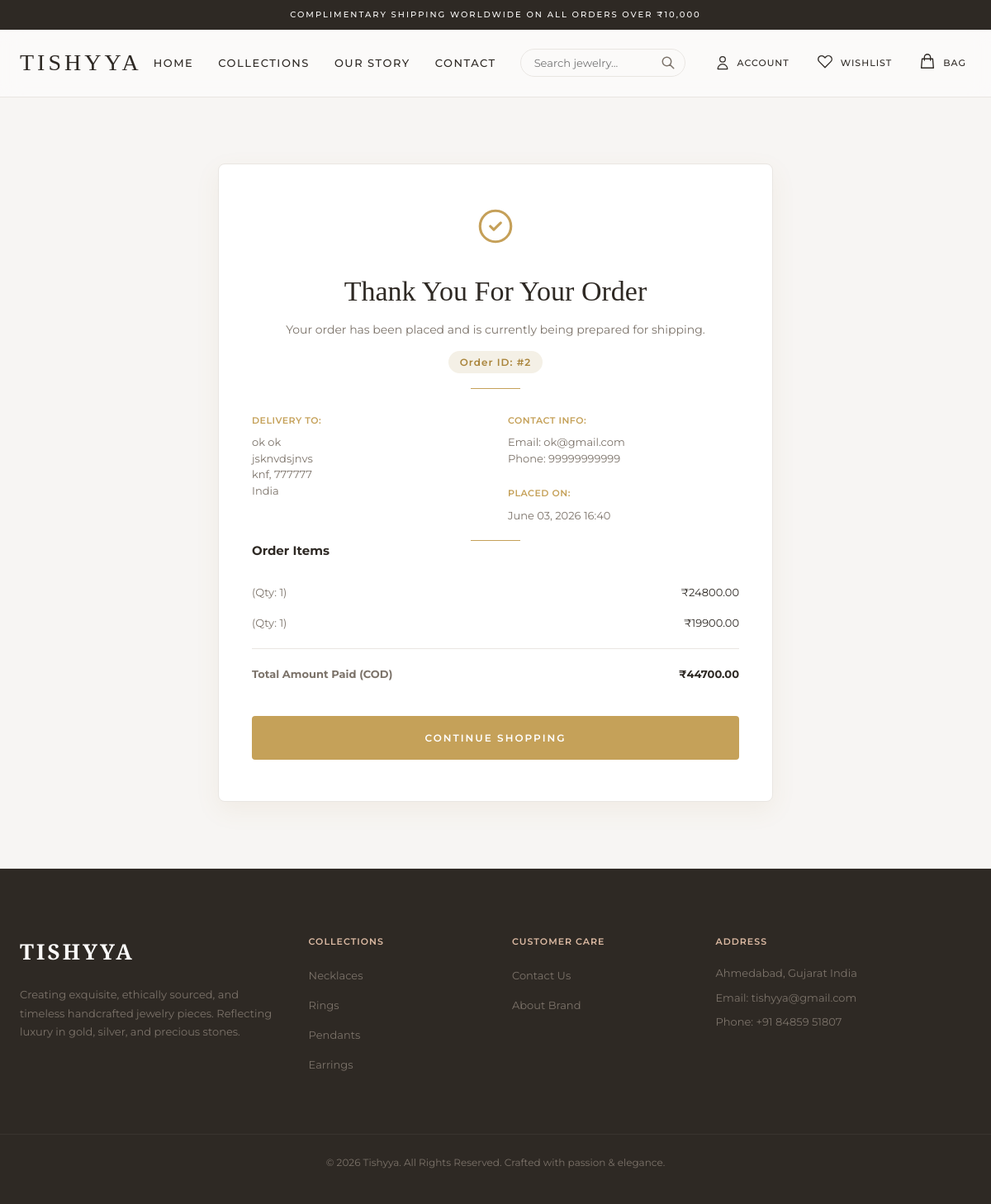
Page /confirmation/2/ on the committed database.
### shop/models.py (models this page shows, shortened)
class Order(models.Model):
    STATUS_CHOICES = [
        ('Pending', 'Pending'),
        ('Processing', 'Processing'),
        ('Shipped', 'Shipped'),
        ('Delivered', 'Delivered'),
        ('Cancelled', 'Cancelled'),
    ]
    user = models.ForeignKey(User, on_delete=models.SET_NULL, null=True, blank=True)
    first_name = models.CharField(max_length=100)
    last_name = models.CharField(max_length=100)
    email = models.EmailField()
    phone = models.CharField(max_length=20)
    address = models.CharField(max_length=255)
    city = models.CharField(max_length=100)
    postal_code = models.CharField(max_length=20)
    country = models.CharField(max_length=100, default='India')
    total_price = models.DecimalField(max_digits=10, decimal_places=2)
    status = models.CharField(max_length=20, choices=STATUS_CHOICES, default='Pending')
    created_at = models.DateTimeField(auto_now_add=True)

class OrderItem(models.Model):
    order = models.ForeignKey(Order, on_delete=models.CASCADE, related_name='items')
    product = models.ForeignKey(Product, on_delete=models.SET_NULL, null=True)
    price = models.DecimalField(max_digits=10, decimal_places=2)
    quantity = models.PositiveIntegerField(default=1)
    @property
    def subtotal(self):
        return self.price * self.quantity

### shop/views.py (the view)
# urls.py: path('confirmation/<int:order_id>/', views.confirmation, name='confirmation'),
def confirmation(request, order_id):
    order = get_object_or_404(Order, id=order_id)
    return render(request, 'shop/confirmation.html', {'order': order})

### shop/views.py (called while the page is built)
def global_shop_context(request):
    cart = None
    wishlist = None
    cart_count = 0
    wishlist_count = 0
    if request.user.is_authenticated:
        cart = Cart.objects.filter(user=request.user).first()
        wishlist = Wishlist.objects.filter(user=request.user).first()
    else:
        session_key = request.session.session_key
        if session_key:
            cart = Cart.objects.filter(session_key=session_key).first()
            wishlist = Wishlist.objects.filter(session_key=session_key).first()
    if cart:
        cart_count = sum(item.quantity for item in cart.items.all())
    if wishlist:
        wishlist_count = wishlist.items.count()
    return {
        'global_cart_count': cart_count,
        'global_wishlist_count': wishlist_count,
    }

### shop/templates/shop/confirmation.html
{% extends 'shop/base.html' %}
{% load static %}
{% block content %}
<section class="section confirmation-page bg-cream">
    <div class="container max-w-md">
        <div class="confirmation-card text-center">
            <div class="success-icon-wrapper">
                <svg fill="none" viewBox="0 0 24 24" stroke="#c5a059" width="50" height="50">
                    <path stroke-linecap="round" stroke-linejoin="round" stroke-width="1.5" d="M9 12l2 2 4-4m6 2a9 9 0 11-18 0 9 9 0 0118 0z" />
                </svg>
            </div>
            <h1 class="confirmation-title">Thank You For Your Order</h1>
            <p class="confirmation-subtitle">Your order has been placed and is currently being prepared for shipping.</p>
            <span class="order-tag">Order ID: #{{ order.id }}</span>
            <div class="divider mt-3 mb-3"></div>
            <div class="confirmation-details-grid text-left">
                <div class="detail-item">
                    <h4>Delivery To:</h4>
                    <p>{{ order.first_name }} {{ order.last_name }}</p>
                    <p>{{ order.address }}</p>
                    <p>{{ order.city }}, {{ order.postal_code }}</p>
                    <p>{{ order.country }}</p>
                </div>
                <div class="detail-item">
                    <h4>Contact Info:</h4>
                    <p>Email: {{ order.email }}</p>
                    <p>Phone: {{ order.phone }}</p>
                    <br>
                    <h4>Placed On:</h4>
                    <p>{{ order.created_at|date:"F d, Y H:i" }}</p>
                </div>
            </div>
            <div class="divider mt-3 mb-3"></div>
            <h4 class="text-left mb-2">Order Items</h4>
            <div class="confirmation-items-list">
                {% for item in order.items.all %}
                <div class="conf-item-row text-left">
                    <span>{{ item.product.name }} (Qty: {{ item.quantity }})</span>
                    <span class="price-val">₹{{ item.subtotal }}</span>
                </div>
                {% endfor %}
                <div class="divider-thin mt-2 mb-2"></div>
                <div class="conf-item-row text-left font-bold">
                    <span>Total Amount Paid (COD)</span>
                    <span class="price-val text-gold">₹{{ order.total_price }}</span>
                </div>
            </div>
            <div class="mt-4">
                <a href="{% url 'catalog' %}" class="btn btn-gold btn-large">Continue Shopping</a>
            </div>
        </div>
    </div>
</section>
{% endblock %}

### shop/static/shop/css/style.css (style rules this page uses)
:root { --color-bg-light: hsl(30, 25%, 98%); --color-bg-card: hsl(0, 0%, 100%); --color-text-dark: hsl(30, 12%, 16%); --color-text-muted: hsl(30, 8%, 45%); --color-gold: hsl(40, 48%, 56%); --color-gold-hover: hsl(40, 48%, 45%); --color-gold-light: hsl(40, 40%, 93%); --color-rose-gold: hsl(24, 45%, 75%); --color-red: hsl(0, 72%, 45%); --color-red-hover: hsl(0, 72%, 35%); --color-border: hsl(30, 15%, 90%); --color-border-focus: hsl(40, 48%, 56%); --font-heading: 'Cormorant Garamond', Georgia, serif; --font-body: 'Montserrat', Inter, sans-serif; --transition-smooth: all 0.3s cubic-bezier(0.25, 0.8, 0.25, 1); --transition-quick: all 0.15s ease-out; --shadow-subtle: 0 4px 20px rgba(28, 27, 26, 0.04); --shadow-premium: 0 10px 30px rgba(163, 128, 59, 0.08); --radius-sm: 4px; --radius-md: 8px; --radius-lg: 16px; }
* { box-sizing: border-box; margin: 0; padding: 0; }
body { background-color: var(--color-bg-light); color: var(--color-text-dark); font-family: var(--font-body); font-size: 15px; line-height: 1.6; overflow-x: hidden; -webkit-font-smoothing: antialiased; }
a { color: inherit; text-decoration: none; transition: var(--transition-quick); }
.container { width: 100%; max-width: 1200px; margin: 0 auto; padding: 0 24px; }
.max-w-md { max-width: 720px; }
.text-center { text-align: center; }
.text-left { text-align: left; }
.font-bold { font-weight: 700; }
.mt-2 { margin-top: 12px; }
.mt-3 { margin-top: 20px; }
.mt-4 { margin-top: 32px; }
.mb-2 { margin-bottom: 12px; }
.mb-3 { margin-bottom: 20px; }
.section { padding: 80px 0; }
.bg-cream { background-color: hsl(30, 20%, 96%); }
.divider { width: 60px; height: 1px; background-color: var(--color-gold); margin: 20px auto 0; }
.divider-thin { width: 100%; height: 1px; background-color: var(--color-border); }
.btn { display: inline-block; padding: 14px 28px; font-size: 12px; font-weight: 600; letter-spacing: 2px; text-transform: uppercase; border-radius: var(--radius-sm); cursor: pointer; transition: var(--transition-smooth); border: 1px solid transparent; outline: none; }
.btn-gold { background-color: var(--color-gold); color: #ffffff; }
.btn-large { padding: 16px 36px; width: 100%; }
.confirmation-card { background-color: var(--color-bg-card); border: 1px solid var(--color-border); border-radius: var(--radius-md); padding: 50px 40px; box-shadow: var(--shadow-premium); }
.success-icon-wrapper { margin-bottom: 20px; }
.confirmation-title { font-family: var(--font-heading); font-size: 34px; font-weight: 400; }
.confirmation-subtitle { font-size: 14px; color: var(--color-text-muted); margin-top: 8px; margin-bottom: 15px; }
.order-tag { font-size: 12px; font-weight: 600; letter-spacing: 1px; background-color: var(--color-gold-light); color: var(--color-gold-hover); padding: 6px 14px; border-radius: 20px; }
.confirmation-details-grid { display: grid; grid-template-columns: 1fr 1fr; gap: 30px; margin-top: 30px; }
.detail-item h4 { font-size: 11px; font-weight: 600; text-transform: uppercase; letter-spacing: 0.5px; margin-bottom: 8px; color: var(--color-gold); }
.detail-item p { font-size: 13px; color: var(--color-text-muted); line-height: 1.5; }
.confirmation-items-list { margin-top: 20px; }
.conf-item-row { display: flex; justify-content: space-between; font-size: 13px; padding: 8px 0; color: var(--color-text-muted); }
.price-val { color: var(--color-text-dark); }

### rows in the picture
Order: id "2", first_name "ok", last_name "ok", address "jsknvdsjnvs", city "knf", postal_code "777777", country "India", email "ok@gmail.com", phone "99999999999", created_at "June 03, 2026 16:40", total_price "44700.00"
OrderItem: quantity "1", subtotal "24800.00"
OrderItem: quantity "1", subtotal "19900.00"
